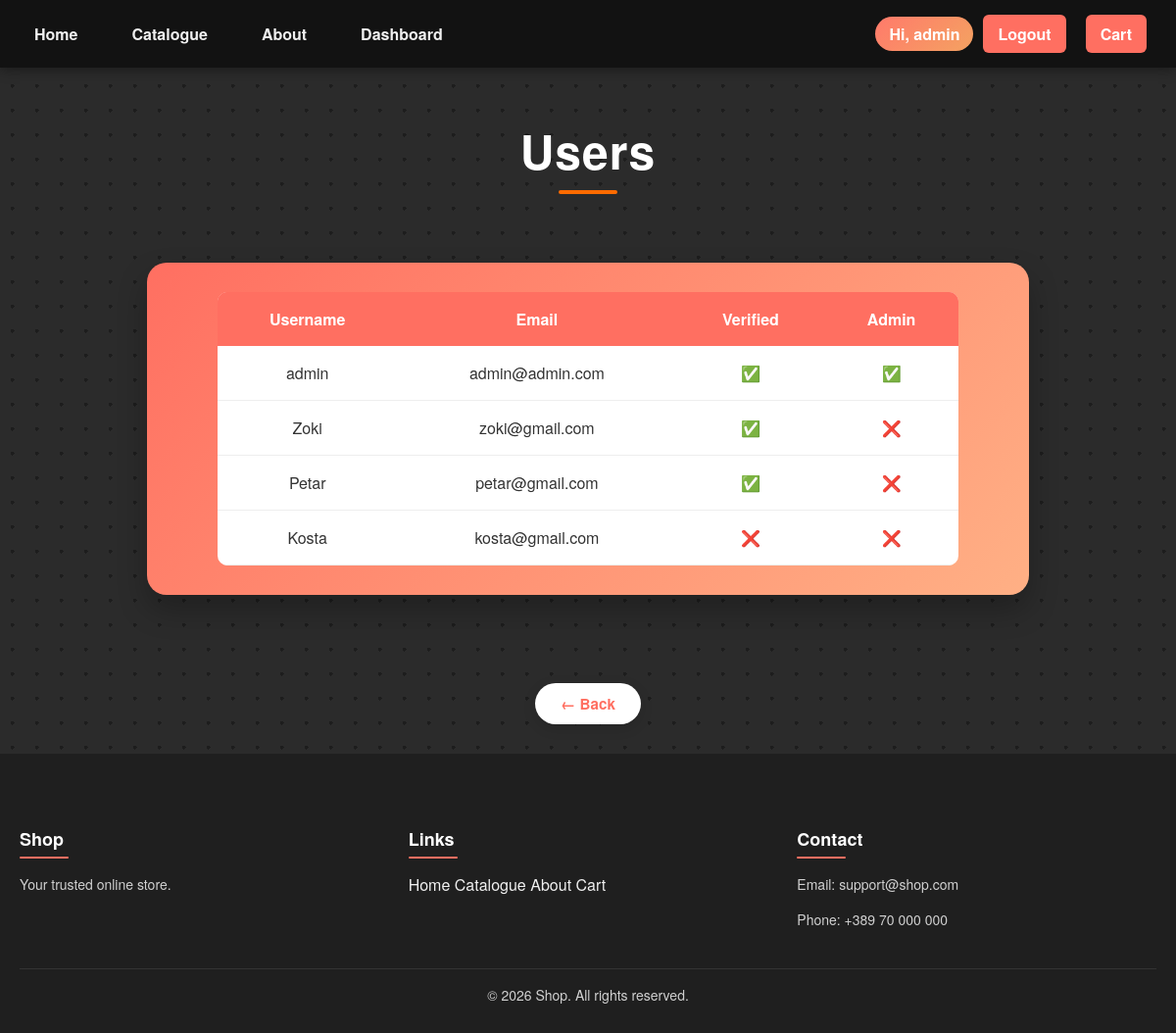
/dashboard/users (signed in), run on an earlier commit of the app's database.
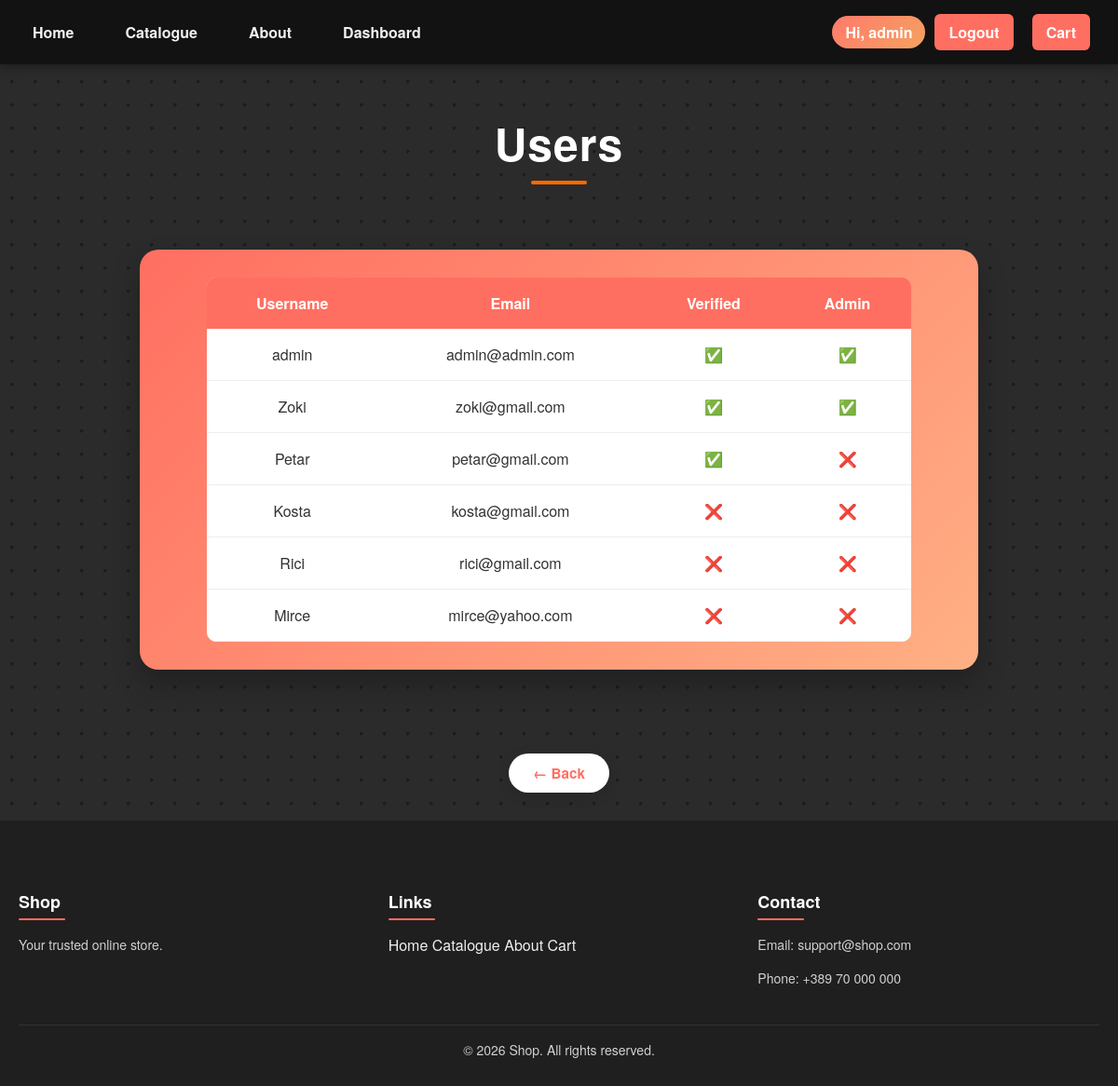
And on a later commit of the database.
### models.py (models this page shows, shortened)
class User(Base):
    __tablename__ = "users"
    id = Column(Integer, primary_key=True)
    username = Column(String(120), unique=True, nullable=False)
    email = Column(String(120), unique=True, nullable=False)
    password = Column(String(300), nullable=False)
    verified = Column(Boolean, default=False, nullable=False)
    verification_code = Column(String(120), nullable=False)
    is_admin = Column(Boolean, default=False, nullable=False)

### app.py (the view)
@app.route("/dashboard/users")
@admin_required
def view_users():
    users = db_session.query(User).all()
    return render_template("users.html", users=users)

### templates/users.html
{% extends "layout.html" %}
{% block extra_css %}
<link rel="stylesheet" href="{{ url_for('static', filename='css/users.css') }}">
{% endblock %}
{% block content %}
<h1 class="dashboard-title">Users</h1>
<div class="dashboard">
    <table style="width:90%; margin: 0 auto; color:#333; background:white; border-radius:10px; overflow:hidden;">
        <tr style="background:#ff6f61; color:white;">
            <th>Username</th>
            <th>Email</th>
            <th>Verified</th>
            <th>Admin</th>
        </tr>
        {% for user in users %}
        <tr style="text-align:center;">
            <td>{{ user.username }}</td>
            <td>{{ user.email }}</td>
            <td>{{ "✅" if user.verified else "❌" }}</td>
            <td>{{ "✅" if user.is_admin else "❌" }}</td>
        </tr>
        {% endfor %}
    </table>
</div>
<div style="text-align:center; margin: 30px 0;">
    <a href="{{ url_for('dashboard') }}" class="btn-back">← Back</a>
</div>
{% endblock %}

### templates/layout.html (shortened to what this page needs)
<!DOCTYPE html>
<html lang="en">
<head>
    <link rel="stylesheet" href="{{ url_for('static', filename='css/style.css') }}">
    {% block extra_css %}{% endblock %}
</head>
<body>
<nav class="nav">
    <div class="nav-container">
        <a href="{{ url_for('home') }}">Home</a>
        <a href="{{ url_for('catalogue') }}">Catalogue</a>
        <a href="{{ url_for('about') }}">About</a>
        {% if session.get('is_admin') %}
            <a href="{{ url_for('dashboard') }}">Dashboard</a>
        {% endif %}
    </div>
    <div class="cart-container">
    {% if session.user_id %}
        <span class="nav-user">Hi, {{ session.username }}</span>
        <a href="{{ url_for('logout') }}">Logout</a>
    {% else %}
        <a href="{{ url_for('login') }}">Account</a>
    {% endif %}
        <a href="{{ url_for('cart') }}">Cart</a>
</div>
</nav>
{% block content %}
{% endblock %}
<footer class="footer">
    <div class="footer-content">
        <div>
            <h4>Shop</h4>
            <p>Your trusted online store.</p>
        </div>
        <div>
            <h4>Links</h4>
            <a href="{{ url_for('home') }}">Home</a>
            <a href="{{ url_for('catalogue') }}">Catalogue</a>
            <a href="{{ url_for('about') }}">About</a>
            <a href="{{ url_for('cart') }}">Cart</a>
        </div>
        <div>
            <h4>Contact</h4>
            <p>Email: support@shop.com</p>
            <p>Phone: +389 70 000 000</p>
        </div>
    </div>
    <p class="footer-bottom">
        © 2026 Shop. All rights reserved.
    </p>
</footer>
</body>
</html>

What changed in the data, as far as the page shows it:
changed User "Zoki": is_admin "❌" → "✅"
added User: username "Rici", email "rici@gmail.com", verified "❌", is_admin "❌"
added User: username "Mirce", email "mirce@yahoo.com", verified "❌", is_admin "❌"
